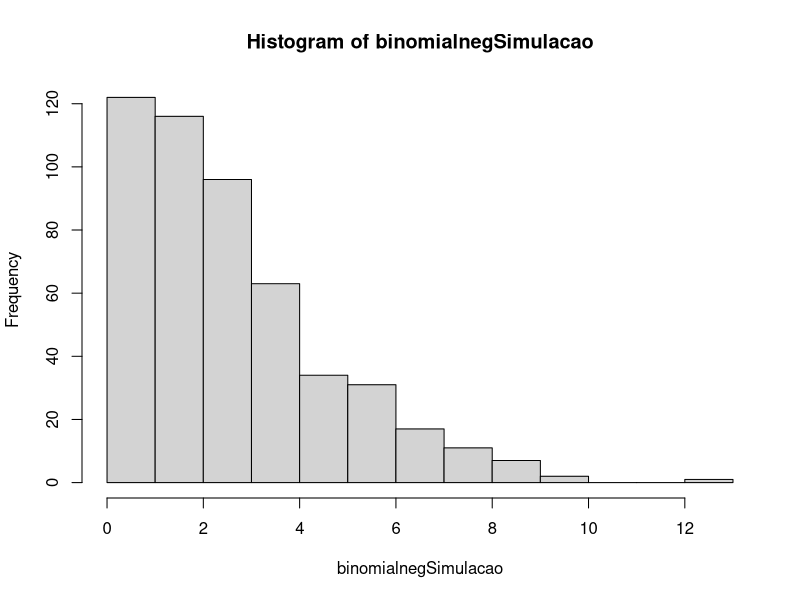
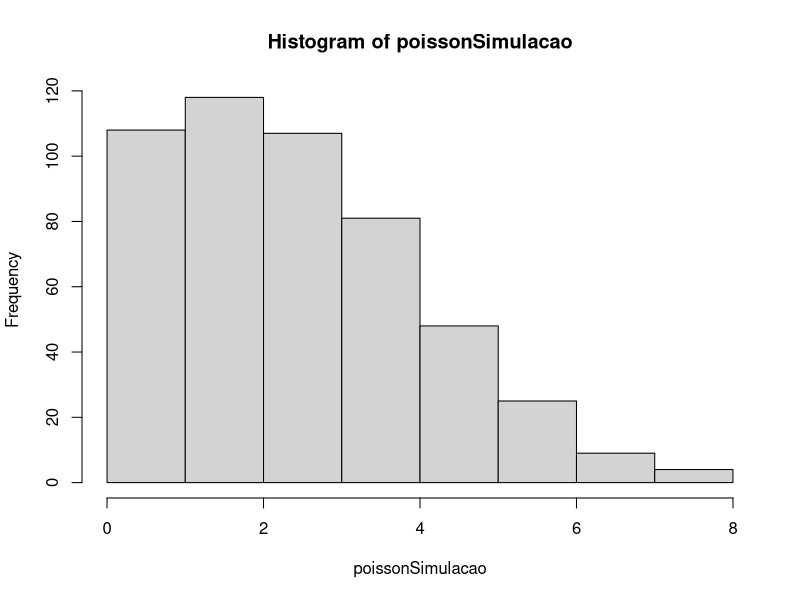

R code for these plots, in order: (Note: this script raises an error after producing the figures.)
# o R como calculadora

binomialnegSimulacao <- rnbinom(500, mu = 3, size = 10)

poissonSimulacao <- rpois(500, 3)

hist(binomialnegSimulacao)
hist(poissonSimulacao)

binomialnegSimulacao + poissonSimulacao 

poissonSimulacao + 200 

poissonSimulacao^2

poissonSimulacao * binomialnegSimulacao 

round(distNormalSimulacao, 0)

ceiling(distNormalSimulacao) 

floor(distNormalSimulacao) 

distNormalSimulacao %% poissonSimulacao # módulo dos vetores



# média
mean(poissonSimulacao)
mean(binomialnegSimulacao)

# mediana
median(poissonSimulacao)
median(binomialnegSimulacao)

# desvio padrão
sd(poissonSimulacao)
sd(binomialnegSimulacao)

# variância
var(poissonSimulacao)
var(binomialnegSimulacao)

#  simulação poisson
poissonSimulacaoCentral <- poissonSimulacao - mean(poissonSimulacao)
hist(poissonSimulacao)
hist(poissonSimulacaoCentral)
